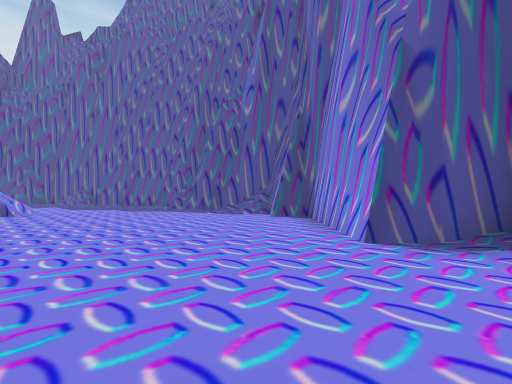
[1] (above)

22 first-person views from a walk through a 3-D level made in the Unity game engine. The camera is 1.3 m above the floor, looks level and sees 85° across. The floor is counted in squares, 2 m on a side. Each view is taken from the middle of a square. On the plan, view 1 faces up. The plan holds only what a view shows up to about 9 squares ahead; the rest is blank. The place goes on beyond the plan.

[2]
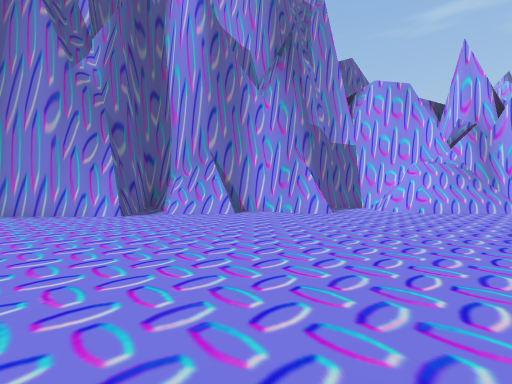

[3]
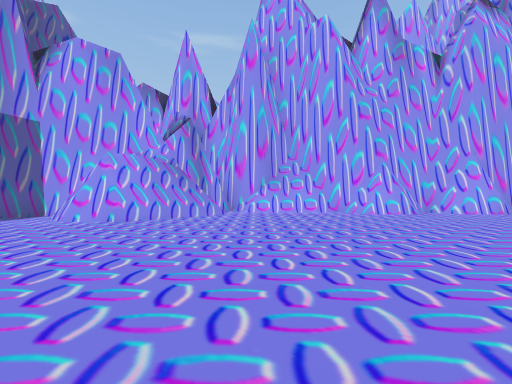

[4]
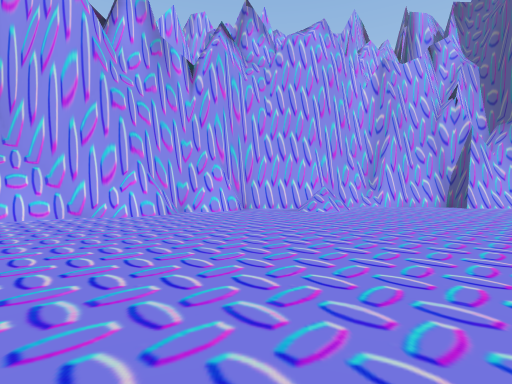

[5]
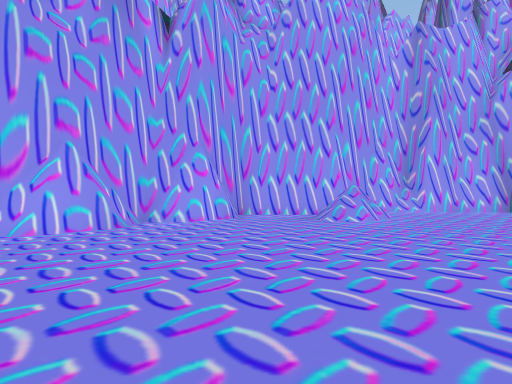

[6]
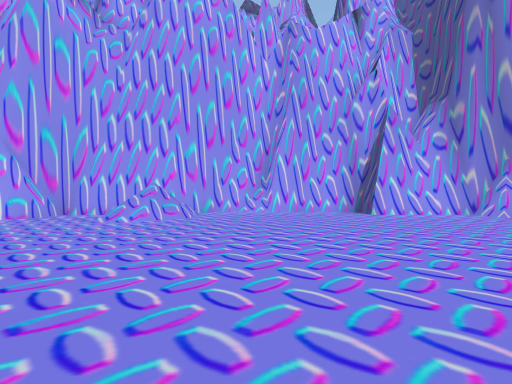

[7]
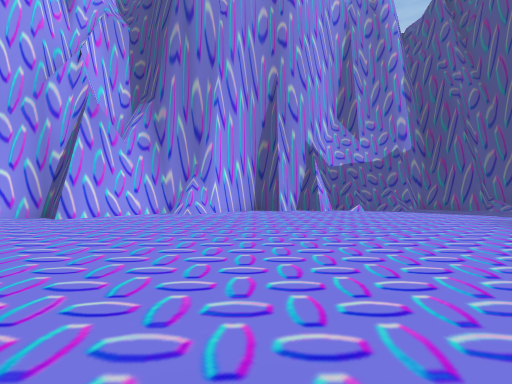

[8]
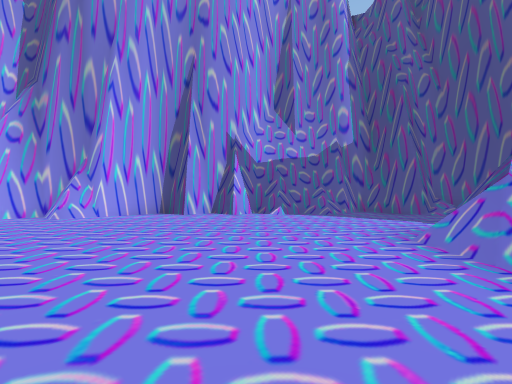

[9]
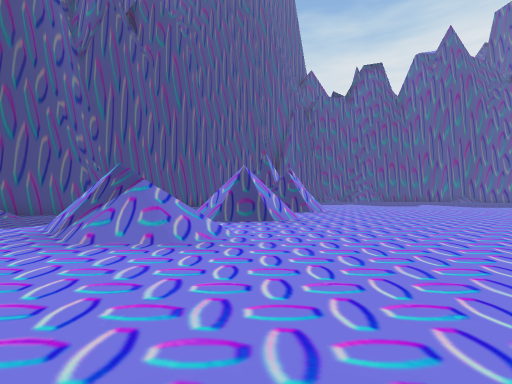

[10]
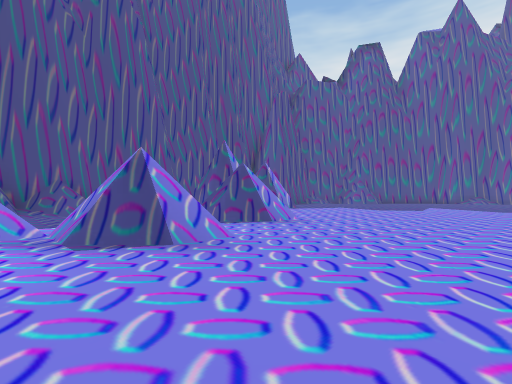

[11]
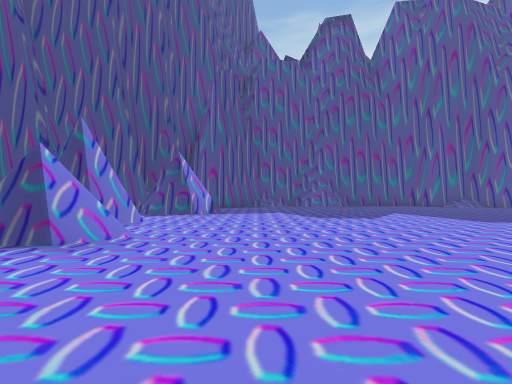

[12]
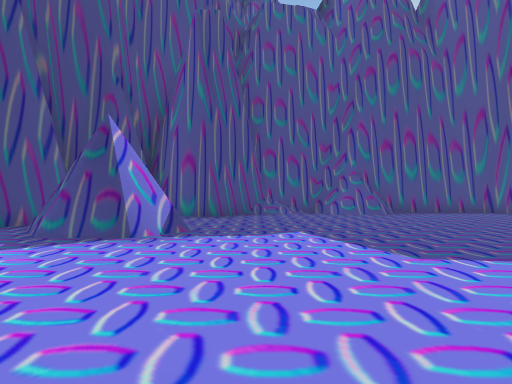

[13]
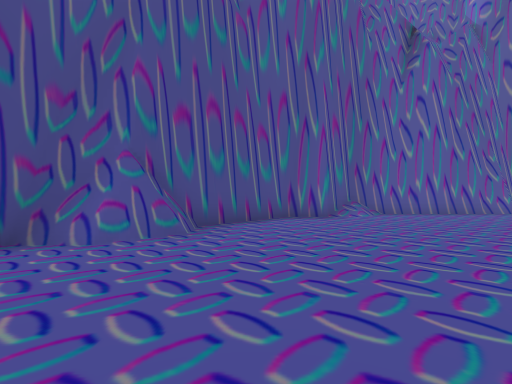

[14]
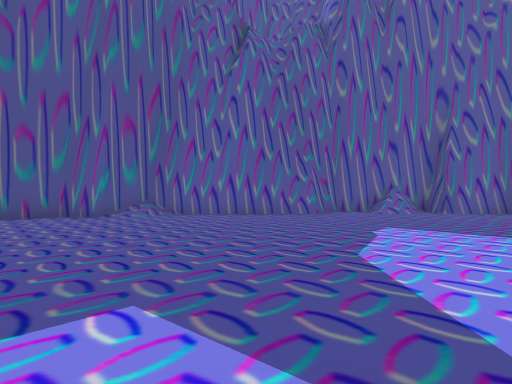

[15]
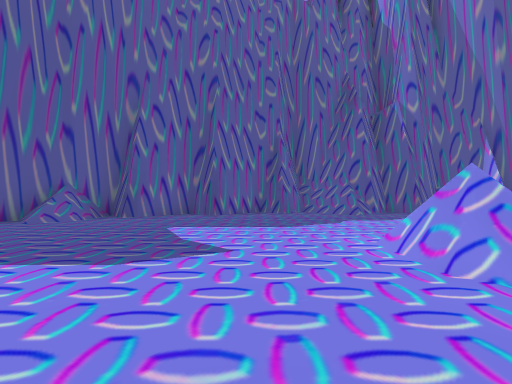

[16]
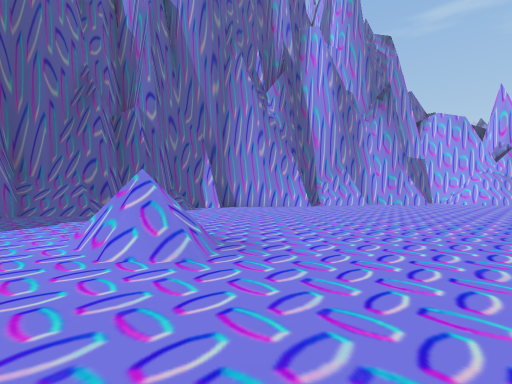

[17]
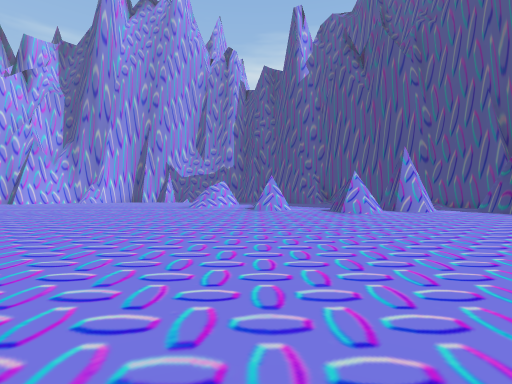

[18]
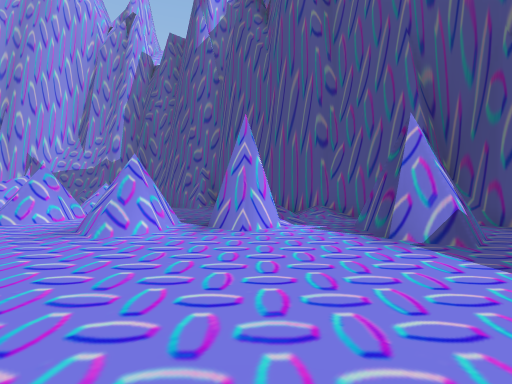

[19]
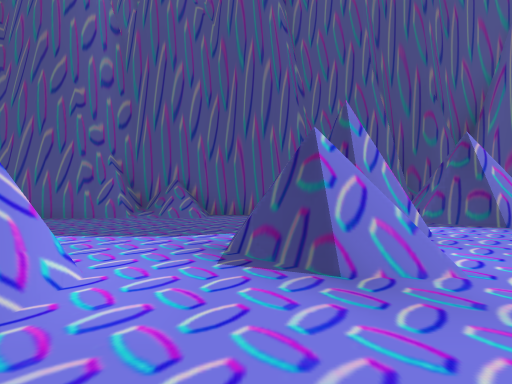

[20]
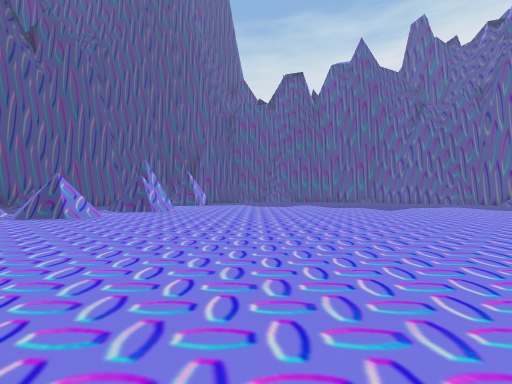

[21]
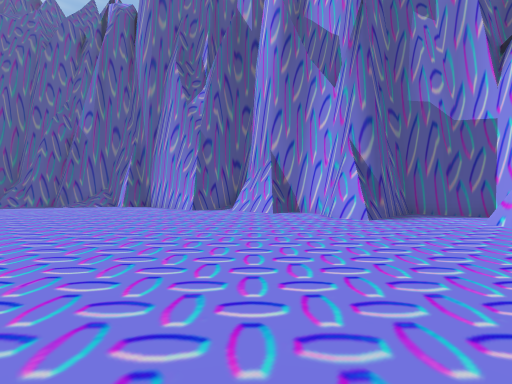

[22]
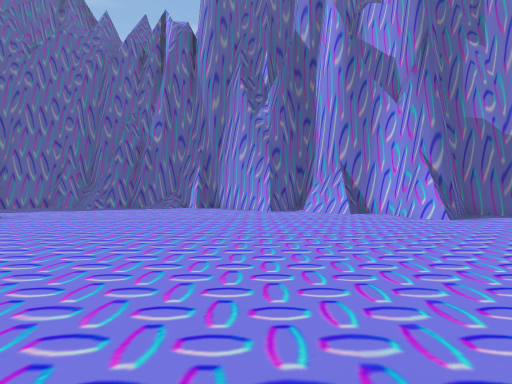

### Floor plan
Key: @ floor where view 1 was taken; # wall or solid block; x gap in a wall; . floor; / step, stairs or slope; = window, fence, low wall or low ledge.
Columns run from 25 left of view 1 to 6 right of it. Each row starts with its distance up from view 1.
 16              ####
 15        #######./####
 14      ###/..........###
 13     ##...............###
 12     #.................=#
 11    ##.................###
 10  ###....................#
  9  #......................//#
  8  #...............=/.......##
  7 ##........... ...#=........#
  6 #...........  .............#
  5 #..........  ..............#
  4 #.#........................##
  3 #x#.........................#
  2 #................ ..........#
  1 #//##............ ..........##
  0 #  ###=.......... .......@...#
 -1 #...##........... ..........##
 -2 #................ ..........####
 -3 #=....#=......... .............#
 -4 #....##........./ /............#
 -5 ##./=.........../   ........####
 -6  #.   #/......     .........#
 -7  #...##=....... . ..........#
 -8  #..........................#
 -9  ##.........................
-10   ##.......................#
-11    ##....................###
-12     ##..................##
-13      ##................##
-14       ####........==..##
-15          ####......####
-16             ####  ##

Positions as (right, up) in squares from view 1, and headings:
1: (0, 0), facing up
2: (-6, 0), facing right
3: (-4, -3), facing down-right
4: (-4, -4), facing down
5: (-4, -7), facing down
6: (-9, -7), facing down
7: (-11, -7), facing down-left
8: (-14, -6), facing down-left
9: (-14, -8), facing up-left
10: (-15, -5), facing up-left
11: (-15, -1), facing up-left
12: (-18, 2), facing up-left
13: (-20, 6), facing up
14: (-14, 6), facing up
15: (-11, 7), facing up-right
16: (-11, 6), facing right
17: (-11, 4), facing down-left
18: (-18, 5), facing down-left
19: (-17, -1), facing left
20: (-9, -5), facing up-left
21: (-4, -5), facing up-right
22: (-7, -4), facing up-right
